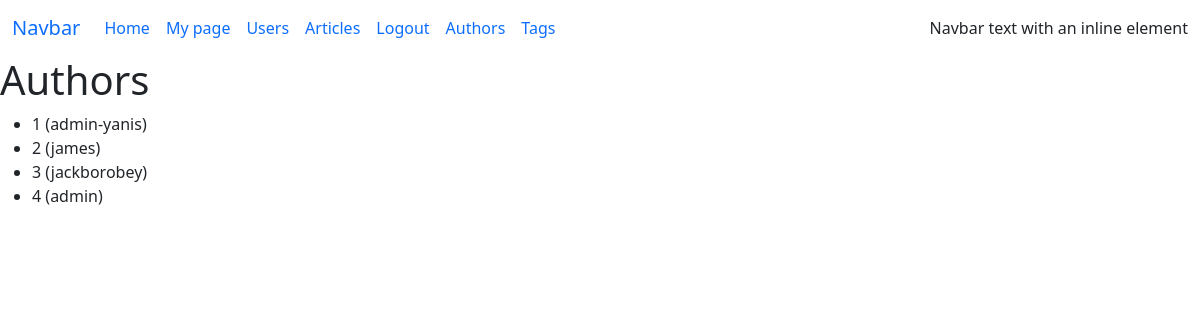
/authors/ (signed in), run on the app's committed database.
### blog/models/author.py (models this page shows, shortened)
class Author(db.Model):
    __tablename__ = 'authors'
    id: so.Mapped[int] = so.mapped_column(primary_key=True, autoincrement=True)
    user_id: so.Mapped[int] = so.mapped_column(ForeignKey('users.id'), unique=True, nullable=False)
    user = relationship('User', back_populates='author') #back_populates - указание на поле author в модели User
    articles = relationship('Article', back_populates='author')

### blog/models/user.py (models this page shows, shortened)
class User(db.Model, UserMixin):
    __tablename__ = 'users'
    id: so.Mapped[int] = so.mapped_column(primary_key=True, autoincrement=True)
    username: so.Mapped[str] = so.mapped_column(sa.String(20), unique=True, nullable=False)
    first_name: so.Mapped[str] = so.mapped_column(sa.String(30), nullable=False, default='no name', server_default='no name')
    last_name: so.Mapped[str] = so.mapped_column(sa.String(50),
                                                 unique=False,
                                                 nullable=False,
                                                 default='',
                                                 server_default='')
    email: so.Mapped[str] = so.mapped_column(sa.String(50),
                                             unique=True,
                                             nullable=True,
                                   )
    is_staff: so.Mapped[bool] = so.mapped_column(nullable=False, default=False, server_default=sa.false())
    _password: so.Mapped[bytes] = so.mapped_column(sa.LargeBinary, nullable=True)
    author = relationship('Author', uselist=False, back_populates='user')
    @property
    def password(self):
        return self._password

### blog/views/authors.py (the view)
@authors_app.route('/', endpoint='list')
def authors_list():
    authors = Author.query.all()
    return render_template('authors/list.html', authors=authors)

### blog/app.py (called while the page is built)
def _add_extensions(app):
    db.init_app(app)
    migrate.init_app(app, db, compare_type=True)
    login_manager.init_app(app)
    flask_bcrypt.init_app(app)
    from .models import User
    @login_manager.user_loader
    def load_user(user_id):
        return User.query.filter_by(id=user_id).one_or_none()
    @login_manager.unauthorized_handler
    def unauthorized():
        return redirect(url_for('auth_app.login'))

### blog/templates/authors/list.html (shortened to what this page needs)
{% extends 'base.html' %}
{% block body %}
<h1>Authors</h1>
<div>
    {% if authors %}
    <ul>
        {% for author in authors %}
        <li>
            {{ author.id }} ({{ author.user.username}})
        </li>
        {% endfor %}
    </ul>
    {% else %}
    <h3>No authors yet</h3>
    {% endif %}
</div>
{% endblock %}

### data on the page
Author: id "1", user.username "admin-yanis"
Author: id "2", user.username "james"
Author: id "3", user.username "jackborobey"
Author: id "4", user.username "admin"

### other printed values
{{ item.label }} "Home" "My page" "Users" "Articles" "Authors" "Tags"
{{ item.label }} "Logout"
